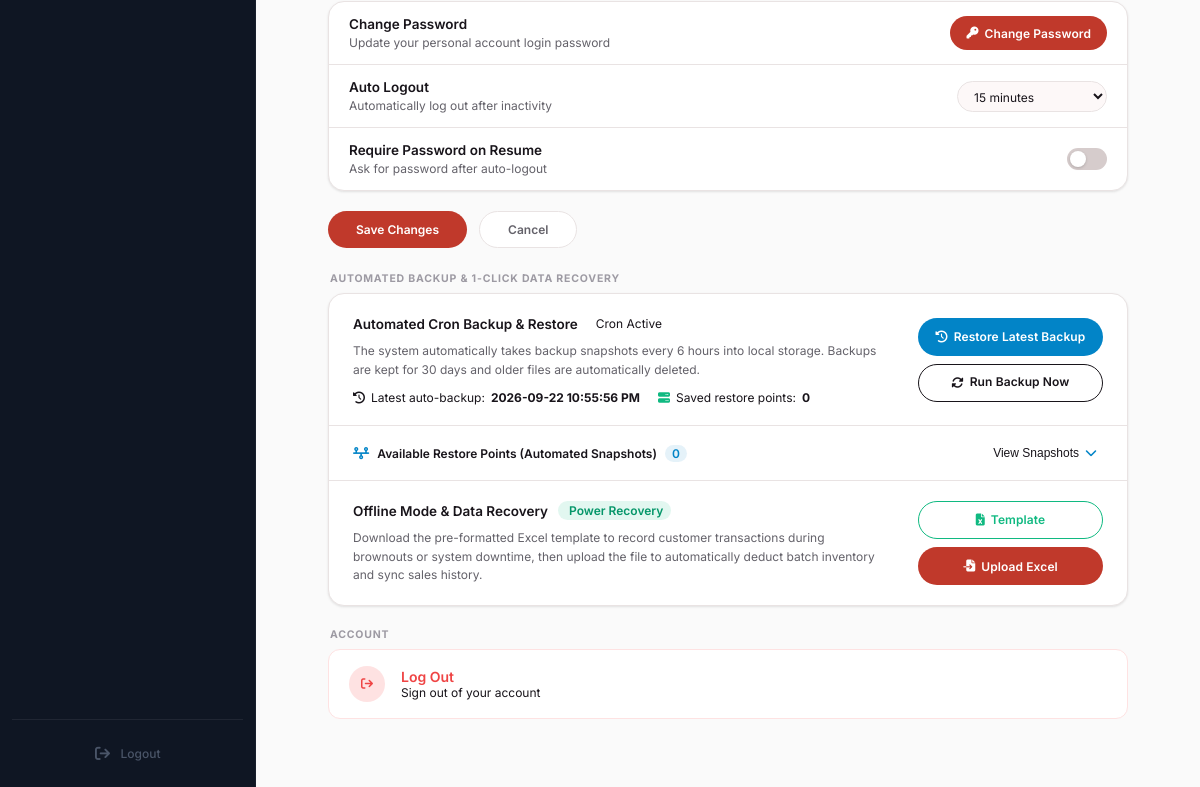
The app's page /settings (signed in, lower part), older data.
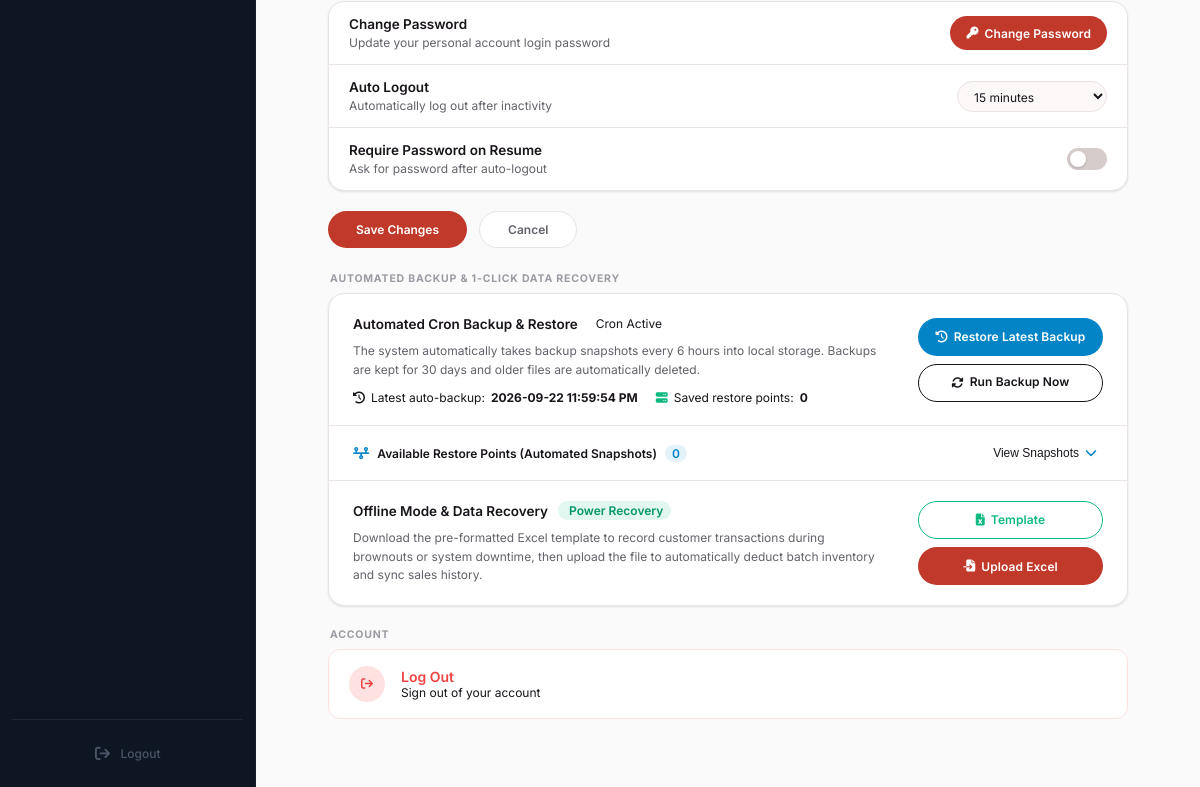
The same page, newer data.
### tables this page shows
CREATE TABLE settings (
            key TEXT PRIMARY KEY,
            value TEXT NOT NULL
        );

### app.py (the view, shortened to what this page needs)
@app.route('/settings', methods=['GET', 'POST'])
def settings():
    if not has_permission('settings_view'):
        flash('Access denied. You do not have permission to access Settings.', 'warning')
        return redirect(url_for('dashboard'))
    conn = get_db_connection()
    settings_raw = conn.execute('SELECT * FROM settings').fetchall()
    min_rop_row = conn.execute("SELECT MIN(reorder_point) FROM inventory WHERE archived_at IS NULL AND deleted_at IS NULL").fetchone()
    current_reorder_point = min_rop_row[0] if (min_rop_row and min_rop_row[0] is not None) else 100
    conn.close()
    settings_dict = {r['key']: r['value'] for r in settings_raw}
    cleanup_expired_backups(30)
    backup_dir = os.path.join(os.path.dirname(os.path.abspath(__file__)), 'backups')
    auto_backups_count = 0
    recent_snapshots = []
    last_auto_backup_time = settings_dict.get('last_auto_backup_time', 'Scheduled (Runs every 6 hours via Cron)')
    last_auto_backup_file = settings_dict.get('last_auto_backup_file', '')
    return render_template('settings.html', settings=settings_dict, active_page='settings',
                           current_reorder_point=current_reorder_point,
                           auto_backups_count=auto_backups_count,
                           last_auto_backup_time=last_auto_backup_time,
                           last_auto_backup_file=last_auto_backup_file,
                           recent_snapshots=recent_snapshots)

### app.py (called while the page is built, shortened)
def has_permission(perm_key):
    role = session.get('role', '')
    if role in ['Superadmin', 'Owner / Pharmacist'] or 'Super' in role or 'Owner' in role:
        return True

def get_local_ip():
    try:
        s = socket.socket(socket.AF_INET, socket.SOCK_DGRAM)
        s.connect(('8.8.8.8', 80))
        ip = s.getsockname()[0]
        s.close()
        return ip
    except Exception:
        return '127.0.0.1'

@app.context_processor
def inject_system_info():
    return {'local_ip': get_local_ip()}

@app.before_request
def require_login():
    allowed_routes = ['login', 'static', 'forgot_password', 'send_otp', 'verify_otp']
    if request.endpoint not in allowed_routes and 'user_id' not in session:
        return redirect(url_for('login'))

def cleanup_expired_backups(days_retention=30):
    try:
        backup_dir = os.path.join(os.path.dirname(os.path.abspath(__file__)), 'backups')
        if not os.path.exists(backup_dir):
            return 0
    except Exception as e:
        print(f"[Backup Retention Error]: {e}")
        return 0

### database.py (called while the page is built)
def get_db_connection():
    conn = sqlite3.connect(get_db_path())
    conn.row_factory = sqlite3.Row
    return conn

### templates/settings.html (shortened to what the changed rows need)
{% extends 'base.html' %}
{% block content %}
<div style="max-width: 800px; margin: 0 auto; padding-bottom: 40px;">
    {% if session.get('role') != 'Staff' %}
    <div class="settings-section-title">Automated Backup & 1-Click Data Recovery</div>
    <div class="settings-group-card" style="padding: 0;">
        <div class="settings-row" style="padding: 20px 24px; border-bottom: 1px solid var(--border); gap: 32px; align-items: center;">
            <div class="settings-info" style="flex: 1; min-width: 0;">
                <div style="display: flex; align-items: center; gap: 10px; flex-wrap: wrap;">
                    <div class="settings-title" style="margin-bottom: 0;">Automated Cron Backup & Restore</div>
                    <span class="status-pill status-pill-online" style="font-size: 10.5px; padding: 2px 8px;">
                         Cron Active
                    </span>
                </div>
                <div class="settings-subtitle" style="margin-top: 6px; line-height: 1.55; max-width: 660px;">
                    The system automatically takes backup snapshots every 6 hours into local storage. Backups are kept for 30 days and older files are automatically deleted.
                </div>
                <div style="font-size: 11.5px; color: var(--text-gray); margin-top: 8px; display: flex; align-items: center; flex-wrap: wrap; gap: 18px;">
                    <span style="display: inline-flex; align-items: center; gap: 6px;"><i class="fa-solid fa-clock-rotate-left" style="color: var(--primary);"></i> Latest auto-backup: <strong id="last-auto-backup-label">{{ last_auto_backup_time }}</strong></span>
                    <span style="display: inline-flex; align-items: center; gap: 6px;"><i class="fa-solid fa-server" style="color: #10b981;"></i> Saved restore points: <strong id="auto-backup-count-label">{{ auto_backups_count }}</strong></span>
                </div>
            </div>
            <div style="display: flex; flex-direction: column; gap: 8px; align-items: flex-end; flex-shrink: 0; width: 185px;">
                <button type="button" onclick="confirmRestoreSnapshot('latest', 'Latest Automated Snapshot')" class="btn-primary" style="background: #0284c7; border-color: #0284c7; width: 185px; height: 38px; padding: 0 16px; font-size: 12.5px; border-radius: 20px; display: inline-flex; align-items: center; justify-content: center; gap: 6px; white-space: nowrap; box-sizing: border-box;">
                    <i class="fa-solid fa-clock-rotate-left"></i> Restore Latest Backup
                </button>
                <button type="button" onclick="triggerAutoBackup(this)" class="btn-action-outline" style="width: 185px; height: 38px; padding: 0 16px; font-size: 12.5px; border-radius: 20px; color: var(--primary); border-color: var(--primary); display: inline-flex; align-items: center; justify-content: center; gap: 6px; white-space: nowrap; box-sizing: border-box;">
                    <i class="fa-solid fa-rotate"></i> Run Backup Now
                </button>
            </div>
        </div>
        <div style="padding: 14px 24px; border-bottom: 1px solid var(--border);">
            <div onclick="toggleSnapshotsList()" style="display: flex; justify-content: space-between; align-items: center; cursor: pointer; user-select: none; padding: 2px 0;">
                <div style="font-size: 13px; font-weight: 600; color: var(--text-dark); display: flex; align-items: center; gap: 8px;">
                    <i class="fa-solid fa-timeline" style="color: #0284c7;"></i>
                    <span>Available Restore Points (Automated Snapshots)</span>
                    <span style="font-size: 11px; font-weight: 600; padding: 1px 7px; border-radius: 10px; background: rgba(2, 132, 199, 0.10); color: #0284c7;">{{ recent_snapshots|length }}</span>
                </div>
                <button type="button" style="background: none; border: none; cursor: pointer; color: var(--text-gray); padding: 4px 6px; display: inline-flex; align-items: center; gap: 6px; font-size: 12px;">
                    <span id="snapshots-toggle-text" style="font-size: 11.5px; font-weight: 500;">View Snapshots</span>
                    <i id="snapshots-toggle-icon" class="fa-solid fa-chevron-down" style="font-size: 12px; transition: transform 0.25s ease; color: #0284c7;"></i>
                </button>
            </div>
        </div>
        <div class="settings-row" style="padding: 20px 24px; border-bottom: none; gap: 32px; align-items: center;">
            <div class="settings-info" style="flex: 1; min-width: 0;">
                <div style="display: flex; align-items: center; gap: 10px; flex-wrap: wrap;">
                    <div class="settings-title" style="margin-bottom: 0;">Offline Mode & Data Recovery</div>
                    <span style="font-size: 10.5px; font-weight: 600; padding: 2px 8px; border-radius: 12px; background: rgba(16, 185, 129, 0.12); color: #059669;">
                         Power Recovery
                    </span>
                </div>
                <div class="settings-subtitle" style="margin-top: 6px; line-height: 1.55; max-width: 660px;">
                    Download the pre-formatted Excel template to record customer transactions during brownouts or system downtime, then upload the file to automatically deduct batch inventory and sync sales history.
                </div>
            </div>
            <div style="display: flex; flex-direction: column; gap: 8px; align-items: flex-end; flex-shrink: 0; width: 185px;">
                <a href="{{ url_for('download_offline_template') }}" class="btn-action-outline" style="width: 185px; height: 38px; padding: 0 16px; font-size: 12.5px; border-radius: 20px; color: #10b981; border-color: #10b981; text-decoration: none; display: inline-flex; align-items: center; justify-content: center; gap: 6px; white-space: nowrap; box-sizing: border-box;">
                    <i class="fa-solid fa-file-excel"></i> Template
                </a>
                <button type="button" class="btn-primary" style="width: 185px; height: 38px; padding: 0 16px; font-size: 12.5px; border-radius: 20px; display: inline-flex; align-items: center; justify-content: center; gap: 6px; white-space: nowrap; box-sizing: border-box;" onclick="openOfflineSyncModal()">
                    <i class="fa-solid fa-file-import"></i> Upload Excel
                </button>
            </div>
        </div>
    </div>
    {% endif %}
</div>
{% endblock %}

Row changes from the older to the newer data that the page shows:
changed settings (number 2 of 2 on the later page): value "2026-09-22 10:55:56 PM" → "2026-09-22 11:59:54 PM"
